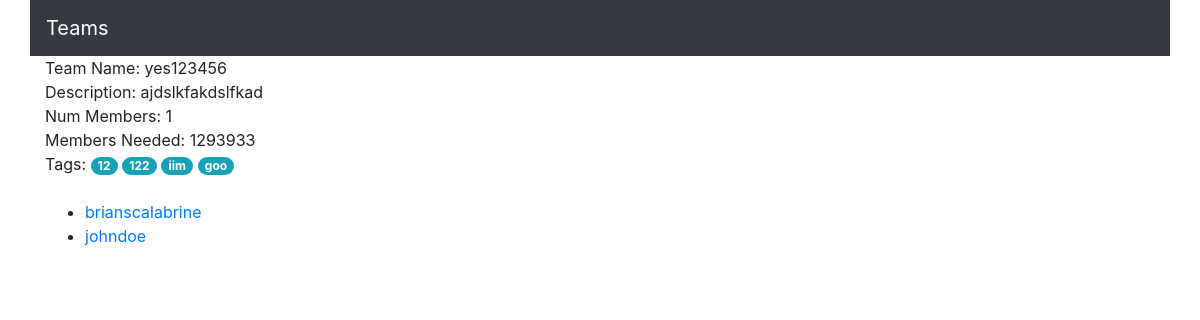
The app's page /app/teams/20 with its own data.
### teamApp/models.py (models this page shows, shortened)
class Team(models.Model):
    project_name = models.CharField(max_length=200, default="Untitled")
    num_members = models.IntegerField(default=0)
    members_needed = models.IntegerField(default=0)
    project_description = models.TextField(max_length=1000)
    members = models.ManyToManyField(User)

class TeamTag(models.Model):
    name = models.CharField(max_length=100)
    teamTagged = models.ForeignKey(Team, blank=True, on_delete=models.CASCADE)

### teamApp/views.py (the view, shortened to what this page needs)
# urls.py: path('teams/<int:team_id>', views.TeamView.as_view(), name='team profile'),
class TeamView(View):
    def get(self, request, team_id):
        team = get_object_or_404(Team, pk=team_id)
        members = User.objects.filter(team=team)
        tags = team.teamtag_set.all()
        context = {
            'team':team,
            'members': members,
            'tags':tags,
            'edit':False
        }
        context["isMember"] = request.user in members
        return render(request, 'teamApp/team.html', context)

### teamApp/templates/teamApp/team.html (shortened to what this page needs)
<!DOCTYPE html>
<html>
  <head>
    <link rel="stylesheet" href="https://maxcdn.bootstrapcdn.com/bootstrap/4.4.1/css/bootstrap.min.css" />
  </head>
  <body class=container>
    <nav class="navbar row navbar-expand-sm navbar-expand-md navbar-inverse navbar-dark bg-dark">
        <a class="navbar-brand" href="{% url 'index' %}">
            <span class="logo">Teams</span>
        </a>
    </nav>
    {% if not edit %}
      <div>
        Team Name: {{team.project_name}}
      </div>
      <div>
        Description: {{team.project_description}}
      </div>
      <div>
        Num Members: {{team.num_members}}
      </div>
      <div>
        Members Needed: {{team.members_needed}}
      </div>
      <div>
        Tags:
        {% for tag in tags %}
        <span class="badge badge-pill badge-info">{{tag.name}}</span>
        {% endfor %}
      </div>
      <br />
    {% endif %}
    <ul>
      {% for member in members %}
      <li><a href="{% url  'profile' member.username %}">{{member.username}}</a></li>
      {% endfor %}
    </ul>
  </body>
</html>

### records on screen
Team: project_name "yes123456", project_description "ajdslkfakdslfkad", num_members "1", members_needed "1293933"
TeamTag: name "12"
TeamTag: name "122"
TeamTag: name "iim"
TeamTag: name "goo"

### other values on screen
{{ member.username }} "brianscalabrine"
{{ member.username }} "johndoe"
